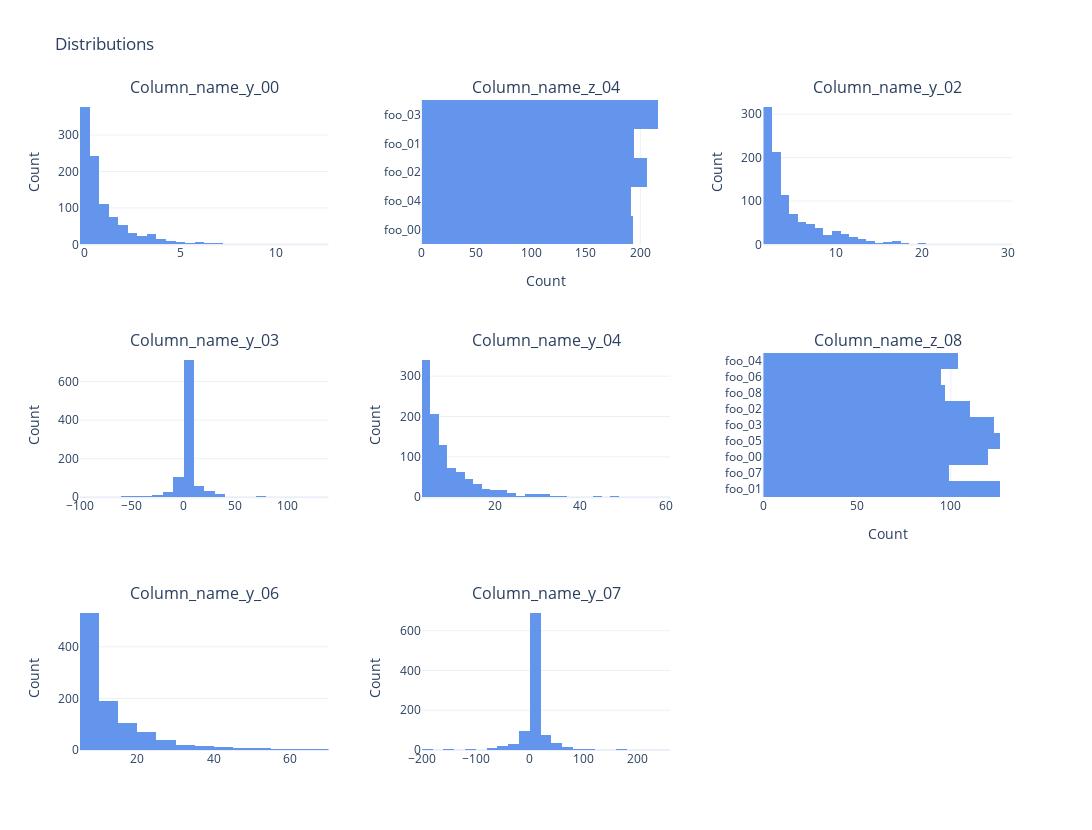

Source (notebook cell):
### Code cell
# Distribution plot of a set of variables

d_plot = d_plot
val_names = [
    "column_name_y_00",
    "column_name_z_04",
    "column_name_y_02",
    "column_name_y_03",
    "column_name_y_04",
    "column_name_z_08",
    "column_name_y_06",
    "column_name_y_07",
]
n_plots = len(val_names)
n_plot_cols = 3
n_plot_rows = math.ceil(n_plots / n_plot_cols)

fig = subplots.make_subplots(
    rows=n_plot_rows,
    cols=n_plot_cols,
    subplot_titles=[c.capitalize() for c in val_names],
    horizontal_spacing=0.1,
)
for i, val_name in enumerate(val_names):
    fig.add_trace(
        go.Histogram(
            x=None if d_plot[val_name].dtype == "object" else d_plot[val_name],
            y=d_plot[val_name] if d_plot[val_name].dtype == "object" else None,
            name="",
            nbinsx=None if d_plot[val_name].dtype == "object" else 30,
            xbins=dict(size=None, start=None, end=None),
            marker=dict(color="cornflowerblue"),
        ),
        row=1 + i // n_plot_cols,
        col=1 + i % n_plot_cols,
    )
    if d_plot[val_name].dtype == "object":
        fig.update_xaxes(
            title_text="Count", row=1 + i // n_plot_cols, col=1 + i % n_plot_cols
        )
    else:
        fig.update_yaxes(
            title_text="Count", row=1 + i // n_plot_cols, col=1 + i % n_plot_cols
        )
fig.update_traces(hovertemplate="%{x}<br>%{y}")
fig.update_layout(
    template="plotly_white",
    width=1200,
    height=80 + 250 * n_plot_rows,
    title="Distributions",
    showlegend=False,
)

### Figure 1 — Plotly figure (JSON) as saved in the notebook; plotly's stock layout.template omitted (floating-point values rounded to 4 significant figures; data arrays with more than 128 entries replaced by an {"elided": "..."} marker saying what was removed)
{"data": [{"hovertemplate": "%{x}<br>%{y}", "marker": {"color": "cornflowerblue"}, "name": "", "nbinsx": 30, "type": "histogram", "x": {"elided": "1000 float values"}, "xaxis": "x", "yaxis": "y"}, {"hovertemplate": "%{x}<br>%{y}", "marker": {"color": "cornflowerblue"}, "name": "", "type": "histogram", "xaxis": "x2", "y": {"elided": "1000 str values"}, "yaxis": "y2"}, {"hovertemplate": "%{x}<br>%{y}", "marker": {"color": "cornflowerblue"}, "name": "", "nbinsx": 30, "type": "histogram", "x": {"elided": "1000 float values"}, "xaxis": "x3", "yaxis": "y3"}, {"hovertemplate": "%{x}<br>%{y}", "marker": {"color": "cornflowerblue"}, "name": "", "nbinsx": 30, "type": "histogram", "x": {"elided": "1000 float values"}, "xaxis": "x4", "yaxis": "y4"}, {"hovertemplate": "%{x}<br>%{y}", "marker": {"color": "cornflowerblue"}, "name": "", "nbinsx": 30, "type": "histogram", "x": {"elided": "1000 float values"}, "xaxis": "x5", "yaxis": "y5"}, {"hovertemplate": "%{x}<br>%{y}", "marker": {"color": "cornflowerblue"}, "name": "", "type": "histogram", "xaxis": "x6", "y": {"elided": "1000 str values"}, "yaxis": "y6"}, {"hovertemplate": "%{x}<br>%{y}", "marker": {"color": "cornflowerblue"}, "name": "", "nbinsx": 30, "type": "histogram", "x": {"elided": "1000 float values"}, "xaxis": "x7", "yaxis": "y7"}, {"hovertemplate": "%{x}<br>%{y}", "marker": {"color": "cornflowerblue"}, "name": "", "nbinsx": 30, "type": "histogram", "x": {"elided": "1000 float values"}, "xaxis": "x8", "yaxis": "y8"}], "layout": {"annotations": [{"font": {"size": 16}, "showarrow": false, "text": "Column_name_y_00", "x": 0.1333, "xanchor": "center", "xref": "paper", "y": 1, "yanchor": "bottom", "yref": "paper"}, {"font": {"size": 16}, "showarrow": false, "text": "Column_name_z_04", "x": 0.5, "xanchor": "center", "xref": "paper", "y": 1, "yanchor": "bottom", "yref": "paper"}, {"font": {"size": 16}, "showarrow": false, "text": "Column_name_y_02", "x": 0.8667, "xanchor": "center", "xref": "paper", "y": 1, "yanchor": "bottom", "yref": "paper"}, {"font": {"size": 16}, "showarrow": false, "text": "Column_name_y_03", "x": 0.1333, "xanchor": "center", "xref": "paper", "y": 0.6111, "yanchor": "bottom", "yref": "paper"}, {"font": {"size": 16}, "showarrow": false, "text": "Column_name_y_04", "x": 0.5, "xanchor": "center", "xref": "paper", "y": 0.6111, "yanchor": "bottom", "yref": "paper"}, {"font": {"size": 16}, "showarrow": false, "text": "Column_name_z_08", "x": 0.8667, "xanchor": "center", "xref": "paper", "y": 0.6111, "yanchor": "bottom", "yref": "paper"}, {"font": {"size": 16}, "showarrow": false, "text": "Column_name_y_06", "x": 0.1333, "xanchor": "center", "xref": "paper", "y": 0.2222, "yanchor": "bottom", "yref": "paper"}, {"font": {"size": 16}, "showarrow": false, "text": "Column_name_y_07", "x": 0.5, "xanchor": "center", "xref": "paper", "y": 0.2222, "yanchor": "bottom", "yref": "paper"}], "height": 830, "showlegend": false, "title": {"text": "Distributions"}, "width": 1200, "xaxis": {"anchor": "y", "domain": [0, 0.2667]}, "xaxis2": {"anchor": "y2", "domain": [0.3667, 0.6333], "title": {"text": "Count"}}, "xaxis3": {"anchor": "y3", "domain": [0.7333, 1]}, "xaxis4": {"anchor": "y4", "domain": [0, 0.2667]}, "xaxis5": {"anchor": "y5", "domain": [0.3667, 0.6333]}, "xaxis6": {"anchor": "y6", "domain": [0.7333, 1], "title": {"text": "Count"}}, "xaxis7": {"anchor": "y7", "domain": [0, 0.2667]}, "xaxis8": {"anchor": "y8", "domain": [0.3667, 0.6333]}, "xaxis9": {"anchor": "y9", "domain": [0.7333, 1]}, "yaxis": {"anchor": "x", "domain": [0.7778, 1], "title": {"text": "Count"}}, "yaxis2": {"anchor": "x2", "domain": [0.7778, 1]}, "yaxis3": {"anchor": "x3", "domain": [0.7778, 1], "title": {"text": "Count"}}, "yaxis4": {"anchor": "x4", "domain": [0.3889, 0.6111], "title": {"text": "Count"}}, "yaxis5": {"anchor": "x5", "domain": [0.3889, 0.6111], "title": {"text": "Count"}}, "yaxis6": {"anchor": "x6", "domain": [0.3889, 0.6111]}, "yaxis7": {"anchor": "x7", "domain": [0, 0.2222], "title": {"text": "Count"}}, "yaxis8": {"anchor": "x8", "domain": [0, 0.2222], "title": {"text": "Count"}}, "yaxis9": {"anchor": "x9", "domain": [0, 0.2222]}}}
